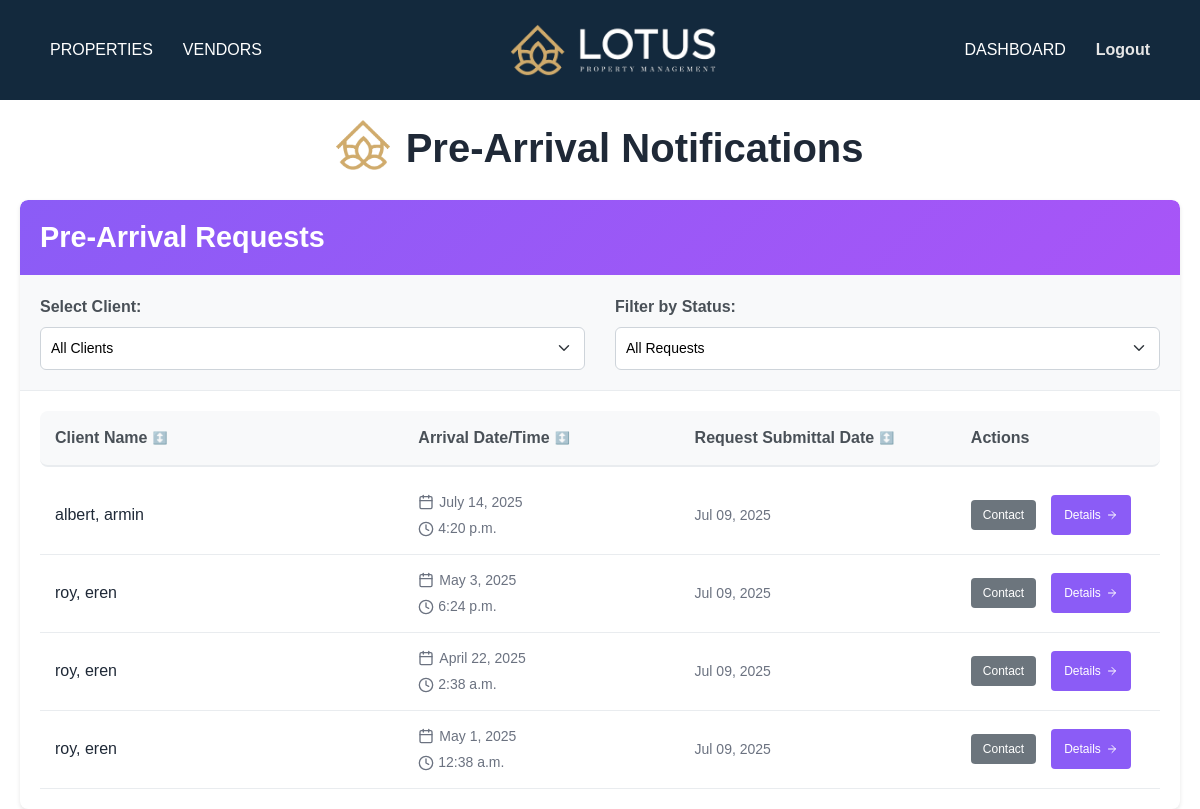
Page /clientmanager/prearrival/requests/ (signed in) on the committed database.
### servicedetails/models.py (models this page shows, shortened)
class PrearrivalInformation(models.Model):
    STATUS_CHOICES = [
        ('pending', 'Pending'),
        ('open', 'Open'),
        ('completed', 'Completed'),
        ('denied', 'Denied'),
    ]
    status = models.CharField(max_length=10, choices=STATUS_CHOICES, default='open')
    user = models.ForeignKey(Client, on_delete=models.CASCADE, null=True, blank=True)
    name = models.CharField(max_length=255, null=True, blank=True)
    arrival_date = models.DateField(null=True, blank=True)
    arrival_time = models.TimeField(null=True, blank=True)
    temperature = models.FloatField(null=True, blank=True)
    pool_temperature = models.FloatField(null=True, blank=True)
    hot_bath_temperature = models.FloatField(null=True, blank=True)
    INDOOR_LIGHTS_CHOICES = [('all_on', 'All On'), ('all_off', 'All Off')]
    indoor_lights = models.CharField(max_length=10, choices=INDOOR_LIGHTS_CHOICES, null=True, blank=True)
    OUTDOOR_LIGHTS_CHOICES = [('all_on', 'All On'), ('all_off', 'All Off')]
    outdoor_lights = models.CharField(max_length=10, choices=OUTDOOR_LIGHTS_CHOICES, null=True, blank=True)
    WINDOW_POSITION_CHOICES = [('up', 'Up'), ('down', 'Down'), ('sideway', 'Sideway')]
    window_position = models.CharField(max_length=10, choices=WINDOW_POSITION_CHOICES, null=True, blank=True)
    music_genre = models.CharField(max_length=255, null=True, blank=True)
    flower_type = models.CharField(max_length=255, null=True, blank=True)
    flower_location = models.CharField(max_length=255, null=True, blank=True)
    groceries_details = models.TextField(null=True, blank=True)
    alcohol = models.TextField(null=True, blank=True)
    housekeeping = models.TextField(null=True, blank=True)
    transportation = models.TextField(null=True, blank=True)
    automobiles = models.TextField(null=True, blank=True)
    additional = models.TextField(null=True, blank=True)
    created_at = models.DateTimeField(default=timezone.now, editable=False)

### mainapp/models.py (models this page shows, shortened)
class Client(models.Model):
    first_name = models.CharField(max_length=150)
    last_name = models.CharField(max_length=150)
    username = models.CharField(max_length=150, unique=True)
    email = models.EmailField()
    password = models.CharField(max_length=255)  # Store hashed passwords
    address = models.CharField(max_length=255, blank=True, null=True)
    city = models.CharField(max_length=100, blank=True, null=True)
    state = models.CharField(max_length=100, blank=True, null=True)
    zipcode = models.CharField(max_length=10, blank=True, null=True)
    phone_number = models.CharField(max_length=15,blank=True, null=True)
    office_phone = models.CharField(max_length=15, blank=True, null=True)
    business_address = models.CharField(max_length=255, blank=True, null=True)
    PREFERRED_CONTACT_CHOICES = [
        ('email', 'Email'),
        ('phone', 'Phone'),
        ('text', 'text'),
    ]
    preferred_contact_method = models.CharField(
        max_length=10, choices=PREFERRED_CONTACT_CHOICES, default='email'
    )
    PRIORITY_CHOICES = [
    ('primary', 'Primary'),
    ('secondary', 'Secondary'),
    ('tertiary', 'Tertiary'),
    ]
    contact1_name = models.CharField(max_length=150, blank=True, null=True)
    contact1_last_name = models.CharField(max_length=150, blank=True, null=True)
    contact1_email = models.EmailField(blank=True, null=True)
    contact1_phone = models.CharField(max_length=15, blank=True, null=True)
    contact1_office_phone = models.CharField(max_length=15, blank=True, null=True)
    contact1_buisness_adress = models.CharField(max_length=15, blank=True, null=True)
    contact1_preferred = models.CharField(
        max_length=10, choices=PREFERRED_CONTACT_CHOICES, blank=True, null=True
    )
    contact1_priority = models.CharField(
    max_length=10, choices=PRIORITY_CHOICES, blank=True, null=True
    )
    contact2_name = models.CharField(max_length=150, blank=True, null=True)
    contact2_last_name = models.CharField(max_length=150, blank=True, null=True)
    contact2_email = models.EmailField(blank=True, null=True)
    contact2_phone = models.CharField(max_length=15, blank=True, null=True)
    contact2_office_phone = models.CharField(max_length=15, blank=True, null=True)
    contact2_buisness_adress = models.CharField(max_length=15, blank=True, null=True)
    contact2_preferred = models.CharField(
        max_length=10, choices=PREFERRED_CONTACT_CHOICES, blank=True, null=True
    )
    contact2_priority = models.CharField(
    max_length=10, choices=PRIORITY_CHOICES, blank=True, null=True
    )
    contact3_name = models.CharField(max_length=150, blank=True, null=True)
    contact3_last_name = models.CharField(max_length=150, blank=True, null=True)
    contact3_email = models.EmailField(blank=True, null=True)
    contact3_phone = models.CharField(max_length=15, blank=True, null=True)
    contact3_office_phone = models.CharField(max_length=15, blank=True, null=True)
    contact3_buisness_adress = models.CharField(max_length=15, blank=True, null=True)
    contact3_preferred = models.CharField(
        max_length=10, choices=PREFERRED_CONTACT_CHOICES, blank=True, null=True
    )
    contact3_priority = models.CharField(
    max_length=10, choices=PRIORITY_CHOICES, blank=True, null=True
    )
    contact4_name = models.CharField(max_length=150, blank=True, null=True)
    contact4_last_name = models.CharField(max_length=150, blank=True, null=True)
    contact4_email = models.EmailField(blank=True, null=True)
    contact4_phone = models.CharField(max_length=15, blank=True, null=True)
    contact4_office_phone = models.CharField(max_length=15, blank=True, null=True)
    contact4_buisness_adress = models.CharField(max_length=15, blank=True, null=True)
    contact4_preferred = models.CharField(
        max_length=10, choices=PREFERRED_CONTACT_CHOICES, blank=True, null=True
    )
    contact4_priority = models.CharField(
    max_length=10, choices=PRIORITY_CHOICES, blank=True, null=True
    )
    contact5_name = models.CharField(max_length=150, blank=True, null=True)
    contact5_last_name = models.CharField(max_length=150, blank=True, null=True)
    contact5_email = models.EmailField(blank=True, null=True)
    contact5_phone = models.CharField(max_length=15, blank=True, null=True)
    contact5_office_phone = models.CharField(max_length=15, blank=True, null=True)
    contact5_buisness_adress = models.CharField(max_length=15, blank=True, null=True)
    contact5_preferred = models.CharField(
        max_length=10, choices=PREFERRED_CONTACT_CHOICES, blank=True, null=True
    )
    contact5_priority = models.CharField(
    max_length=10, choices=PRIORITY_CHOICES, blank=True, null=True
    )
    created_at = models.DateTimeField(auto_now_add=True)

### clientmanager/views.py (the view)
# urls.py: path('prearrival/requests/', views.clientmanager_prearrival_requests, name='prearrival_requests'),
def clientmanager_prearrival_requests(request):
    manager_id = request.session.get('manager_id')
    if not manager_id:
        return redirect('clientmanager:client_login')
    all_requests = PrearrivalInformation.objects.all().order_by('-id')
    return render(request, 'clientmanager/prearrival/prearrival_list.html', {
        'requests': all_requests
    })

### template/clientmanager/prearrival/prearrival_list.html (shortened to what this page needs)
{% extends 'cmbase.html' %}
{% block content %}
{% load static %}
<div class="page-container">
<link href="https://cdnjs.cloudflare.com/ajax/libs/font-awesome/6.0.0-beta3/css/all.min.css" rel="stylesheet">
<div style="margin-top: 2%; margin-bottom: 2%; font-size: 1.5rem;" class="d-flex justify-content-center align-items-center mb-4 text-center flex-column flex-md-row gap-3">
    <img src="{% static 'img/smalllogo.png' %}" alt="Concierge Icon" style="width: auto; height: 50px; margin-top: -10px;">
    <div>
        <h1 class="page-title mb-1" style="font-size: 2.5rem; color: #1f2937; font-weight: 700;">Pre-Arrival Notifications</h1>
    </div>
</div>
<div class="content-wrapper">
    <div class="requests-card">
        <div class="card-header" style="background: linear-gradient(135deg, #8B5CF6, #A855F7); color: white; padding: 20px; border-radius: 8px 8px 0 0;">
            <h2 style="margin: 0; font-size: 1.8rem; font-weight: 600;">
                Pre-Arrival Requests
            </h2>
        </div>
        <div class="filters-section" style="padding: 20px; background-color: #f8f9fa; border-bottom: 1px solid #e9ecef;">
            <div class="filters-row">
                <div class="filter-group">
                    <label for="client-filter" style="font-weight: 600; color: #495057 !important; margin-bottom: 8px; display: block;">Select Client:</label>
                    <select id="client-filter" onchange="filterByClient()" class="form-select" style="padding: 10px; border-radius: 6px; border: 1px solid #ced4da; font-size: 14px; background-color: white !important; color: #000000 !important;">
                        <option value="all" selected style="color: #000000 !important;">All Clients</option>
                        {% regroup requests by user.id as client_groups %}
                    </select>
                </div>
                <div class="filter-group">
                    <label for="status-filter" style="font-weight: 600; color: #495057 !important; margin-bottom: 8px; display: block;">Filter by Status:</label>
                    <select id="status-filter" onchange="filterRequests()" class="form-select" style="padding: 10px; border-radius: 6px; border: 1px solid #ced4da; font-size: 14px; background-color: white !important; color: #000000 !important;">
                        <option value="all" selected style="color: #000000 !important;">All Requests</option>
                    </select>
                </div>
            </div>
        </div>
        <div class="table-container" style="padding: 20px;">
            <div class="table-header" style="display: grid; grid-template-columns: 2fr 1.5fr 1.5fr 1fr; gap: 15px; padding: 15px; background-color: #f8f9fa; border-radius: 8px; font-weight: 600; color: #495057 !important; border-bottom: 2px solid #e9ecef; margin-bottom: 10px;">
                <div class="sortable-header" onclick="sortByName()" style="cursor: pointer; display: flex; align-items: center; gap: 5px; color: #495057 !important;">
                    Client Name
                    <span id="name-sort-arrow" class="sort-arrow" style="color: #495057 !important;">↕️</span>
                </div>
                <div class="sortable-header" onclick="sortByArrivalDate()" style="cursor: pointer; display: flex; align-items: center; gap: 5px; color: #495057 !important;">
                    Arrival Date/Time
                    <span id="arrival-sort-arrow" class="sort-arrow" style="color: #495057 !important;">↕️</span>
                </div>
                <div class="sortable-header" onclick="sortBySubmittalDate()" style="cursor: pointer; display: flex; align-items: center; gap: 5px; color: #495057 !important;">
                    Request Submittal Date
                    <span id="submittal-sort-arrow" class="sort-arrow" style="color: #495057 !important;">↕️</span>
                </div>
                <div style="color: #495057 !important;">Actions</div>
            </div>
            <div class="request-list">
                {% for r in requests %}
                    <div class="request-item" data-status="{{ r.status|lower }}" data-client-id="{{ r.user.id }}" data-client-name="{{ r.user.last_name }}, {{ r.user.first_name }}" data-arrival-date="{{ r.arrival_date }}" data-submittal-date="{{ r.created_at|date:'Y-m-d' }}" style="display: grid; grid-template-columns: 2fr 1.5fr 1.5fr 1fr; gap: 15px; padding: 15px; border-bottom: 1px solid #e9ecef; align-items: center;">
                        <div class="client-name" style="font-weight: 500; color: #1f2937 !important;">
                            {{ r.user.last_name }}, {{ r.user.first_name }}
                        </div>
                        <div class="arrival-info" style="color: #6b7280 !important; font-size: 14px;">
                            <div style="display: flex; align-items: center; gap: 5px;">
                                {{ r.arrival_date }}
                            </div>
                            <div style="margin-top: 5px;">
                                <svg xmlns="http://www.w3.org/2000/svg" width="16" height="16" viewBox="0 0 24 24" fill="none" stroke="currentColor" stroke-width="2" stroke-linecap="round" stroke-linejoin="round">
                                    <circle cx="12" cy="12" r="10"></circle>
                                    <polyline points="12 6 12 12 16 14"></polyline>
                                </svg>
                                {{ r.arrival_time }}
                            </div>
                        </div>
                        <div class="submittal-date" style="color: #6b7280 !important; font-size: 14px;">
                            {% if r.created_at %}
                                {{ r.created_at|date:"M d, Y" }}
                            {% else %}
                                None
                            {% endif %}
                        </div>
                        <div class="request-actions" style="display: flex; gap: 10px;">
                            <button class="btn btn-contact" onclick="showContactDetails(
                                '{{ r.user.first_name }}',
                                '{{ r.user.last_name }}',
                                '{{ r.user.email }}',
                                '{{ r.user.phone_number }}',
                                '{{ r.user.contact1_email }}',
                                '{{ r.user.contact1_phone }}'
                            )" style="padding: 6px 12px; background-color: #6c757d !important; color: white !important; border: none; border-radius: 4px; cursor: pointer; font-size: 12px;">
                                Contact
                            </button>
                            <a class="btn btn-view" href="{% url 'clientmanager:prearrival_request_detail' r.id %}" style="padding: 6px 12px; background-color: #8B5CF6 !important; color: white !important; text-decoration: none; border-radius: 4px; font-size: 12px; display: inline-flex; align-items: center; gap: 5px;">
                                Details
                                <svg xmlns="http://www.w3.org/2000/svg" width="12" height="12" viewBox="0 0 24 24" fill="none" stroke="currentColor" stroke-width="2" stroke-linecap="round" stroke-linejoin="round">
                                    <path d="M5 12h14"></path>
                                    <path d="M12 5l7 7-7 7"></path>
                                </svg>
                            </a>
                        </div>
                    </div>
                {% endfor %}
            </div>
        </div>
    </div>
</div>
</div>
{% endblock %}

### template/clientmanager/prearrival/prearrival_list.html (style rules this page uses)
body { background-color: white !important; }
.content-wrapper { max-width: 1200px; margin: 0 auto; padding: 0 20px; }
.requests-card { min-height: 600px; background: white; border-radius: 8px; box-shadow: 0 2px 4px rgba(0,0,0,0.1); overflow: hidden; }
.filters-section { background-color: #f8f9fa; border-bottom: 1px solid #e9ecef; padding: 20px; }
.filters-row { display: flex; gap: 30px; flex-wrap: wrap; align-items: end; }
.filter-group { flex: 1; min-width: 200px; }
.filter-group label { font-weight: 600; color: #495057 !important; margin-bottom: 8px; display: block; }
.filter-group select { width: 100%; padding: 10px; border-radius: 6px; border: 1px solid #ced4da; font-size: 14px; background-color: white !important; color: #000000 !important; }
.btn-contact { padding: 8px 15px; background-color: #6c757d !important; color: white !important; text-decoration: none; border: none; border-radius: 5px; display: inline-block; margin: 5px 5px 5px 0; cursor: pointer; font-size: 14px; }
.page-title::after { background: none; }
.sort-arrow { font-size: 12px; opacity: 0.7; }
.form-select { color: #000000 !important; background-color: white !important; }
.form-select option { color: #000000 !important; background-color: white !important; }
.page-container * { color: inherit; }
.page-container label, .page-container .table-header, .page-container .client-name, .page-container .arrival-info, .page-container .submittal-date, .page-container .empty-title, .page-container .empty-text { color: inherit !important; }

### rows in the picture
PrearrivalInformation: user.last_name "albert", user.first_name "armin", arrival_date "July 14, 2025", arrival_time "4:20 p.m.", created_at "Jul 09, 2025"
PrearrivalInformation: user.last_name "roy", user.first_name "eren", arrival_date "May 3, 2025", arrival_time "6:24 p.m.", created_at "Jul 09, 2025"
PrearrivalInformation: user.last_name "roy", user.first_name "eren", arrival_date "April 22, 2025", arrival_time "2:38 a.m.", created_at "Jul 09, 2025"
PrearrivalInformation: user.last_name "roy", user.first_name "eren", arrival_date "May 1, 2025", arrival_time "12:38 a.m.", created_at "Jul 09, 2025"
